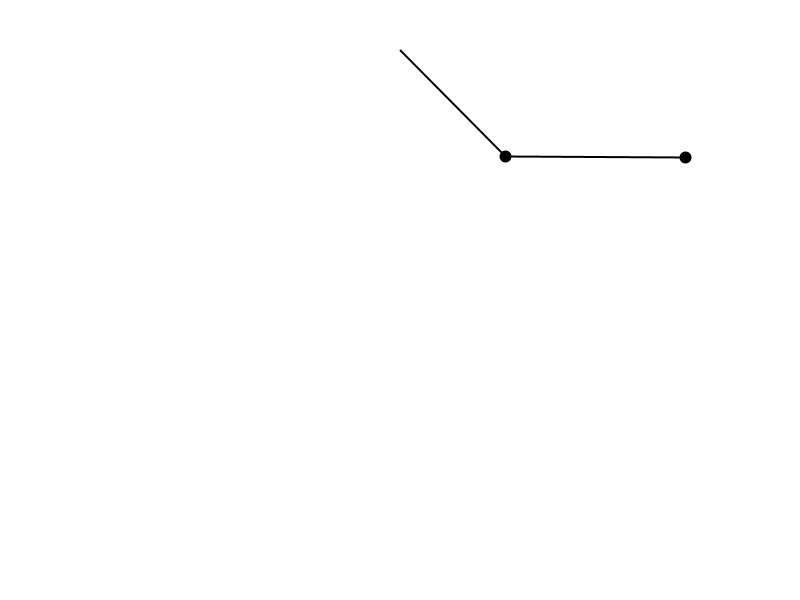
Frame 1 (no input)
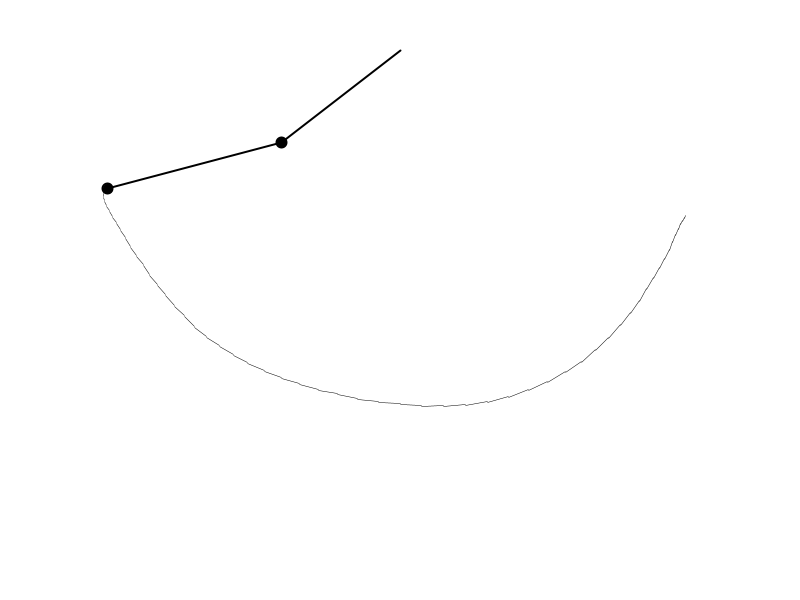
Frame 60 (the mouse pressed at the canvas centre just before this capture)
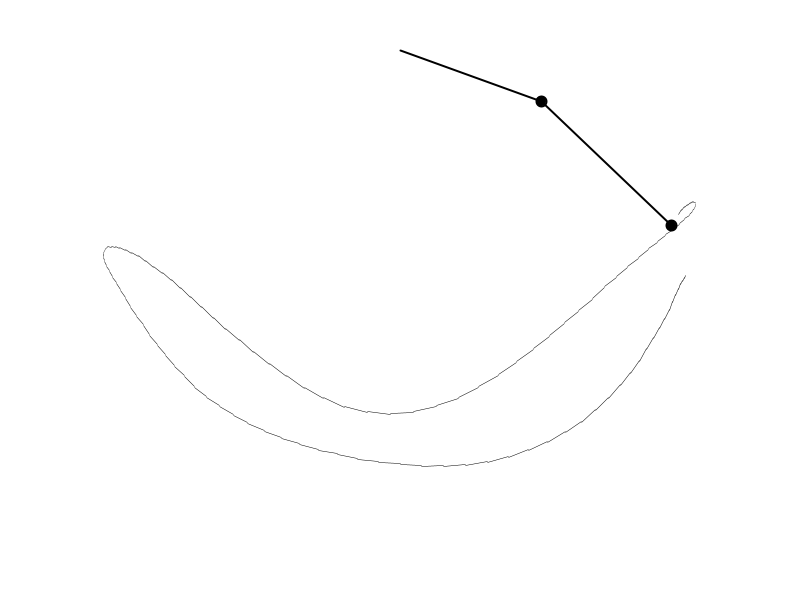
Frame 120 (the mouse held since frame 60 and released just before this capture)

The Processing sketch that drew these frames (run headless with seeded random() and noise(); from frame 60 on, the mouse is pressed at the canvas centre):

// Processing sketch: dbl_pendulum
// ── dbl_pendulum.pde
float r1 = 150;
float r2 = 180;
float m1 = 100;
float m2 = 105;

float a1 = PI/4;
float a2 = PI/2;

float a1_v = 0;
float a2_v = 0;

float g = 1;

float px2 = 0;
float py2 = 0;

int vertOffset = 50;
int scrollingOffset = 0;


// tuple implementation from stack overflow
// https://stackoverflow.com/questions/2670982/using-pairs-or-2-tuples-in-java
public class Tuple<X,Y>{
  public final float x; 
  public final float y; 
  public Tuple(float x, float y) { 
    this.x = x; 
    this.y = y; 
  }
}

ArrayList<Tuple> pPoints = new ArrayList<Tuple>();


PGraphics traces;

void setup(){
  size(800,600);
  traces = createGraphics(width,height);
  traces.beginDraw();
  traces.background(255);
  traces.stroke(0);
  traces.endDraw();
}



void draw() {
  background(255);
  image(traces,0,scrollingOffset);
  stroke(0);
  strokeWeight(2);
  
  translate(width/2,vertOffset); // move (0,0) to middle top of canvas
 
  float a1_a = calculateTopAngularAcc(g,m1,m2,a1,a2,a1_v,a2_v,r1,r2);
  float a2_a = calculateBottomAngularAcc(g,m1,m2,a1,a2,a1_v,a2_v,r1,r2);
  a1_v += a1_a;
  a2_v += a2_a;
  a1 += a1_v;
  a2 += a2_v;
  
  float x1 = r1 * sin(a1);
  float y1 = r1 * cos(a1);
  
  float x2 = x1 + r2 * sin(a2); // include x1 as x-offset
  float y2 = y1 + r2 * cos(a2); // include y1 as y-offset
  
  
  fill(0);
  line(0,0,x1,y1);
  line(x1,y1,x2,y2);
  ellipse(x1,y1,10,10); // draw size as mass
  ellipse(x2,y2,10,10); // draw size as mass
  
  
  
  // draw traces on graphics
  traces.beginDraw();
  traces.background(255);
  traces.translate(width/2,vertOffset+scrollingOffset);
  traces.strokeWeight(0.5);
  traces.stroke(0);
  // avoid drawing until we have accurate px,py
  if (frameCount > 2) { 
  
    //traces.line(x2,y2,px2,py2);
    for (int i = pPoints.size()-1; i>1 ; i--) {
      traces.translate(0,1);
      traces.line(pPoints.get(i-1).x,pPoints.get(i-1).y,pPoints.get(i).x,pPoints.get(i).y);
    }
  }
  traces.endDraw();
  
  px2 = x2;
  py2 = y2;
  
  //scrollingOffset += 1;
  pPoints.add(new Tuple(x2,y2));
}



float calculateTopAngularAcc(float g,float m1,float m2,float a1,float a2,float a1_v,float a2_v,float r1,float r2) {
  float num = -g * (2*m1 + m2) * sin(a1) - m2 * g * sin(a1 - 2 * a2) - 2 * sin(a1 - a2) * m2 * (a2_v * a2_v * r2 + a1_v * a1_v * r1 * cos(a1-a2));
  float denom = r1 * (2*m1+m2-m2*cos(2*a1-2*a2));
  return num/denom;
}

float calculateBottomAngularAcc(float g,float m1,float m2,float a1,float a2,float a1_v,float a2_v,float r1,float r2) {
  float num = 2*sin(a1-a2)*(a1_v*a1_v*r1*(m1+m2)+g*(m1+m2)*cos(a1)+(a2_v*a2_v)*r2*m2*cos(a1-a2));
  float denom = r2 * (2*m1+m2 - m2*cos(2*a1-2*a2));
  return num/denom;
}
